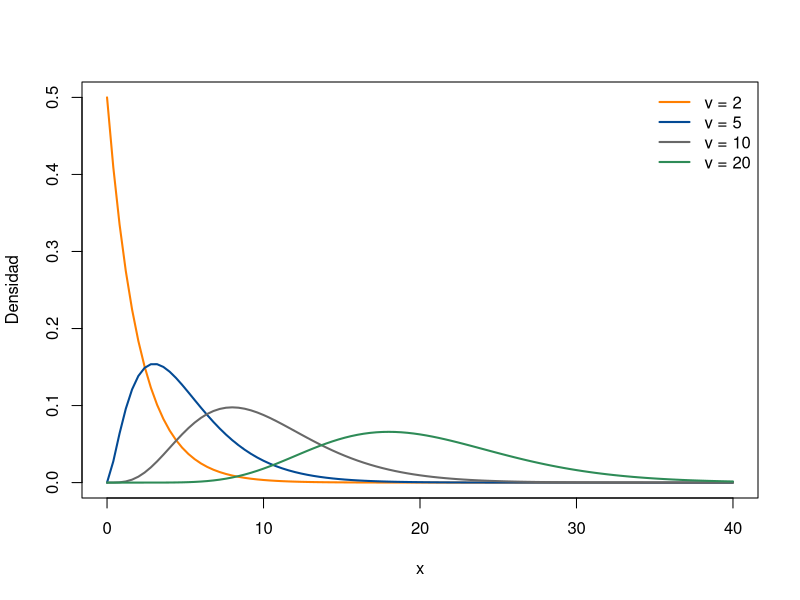
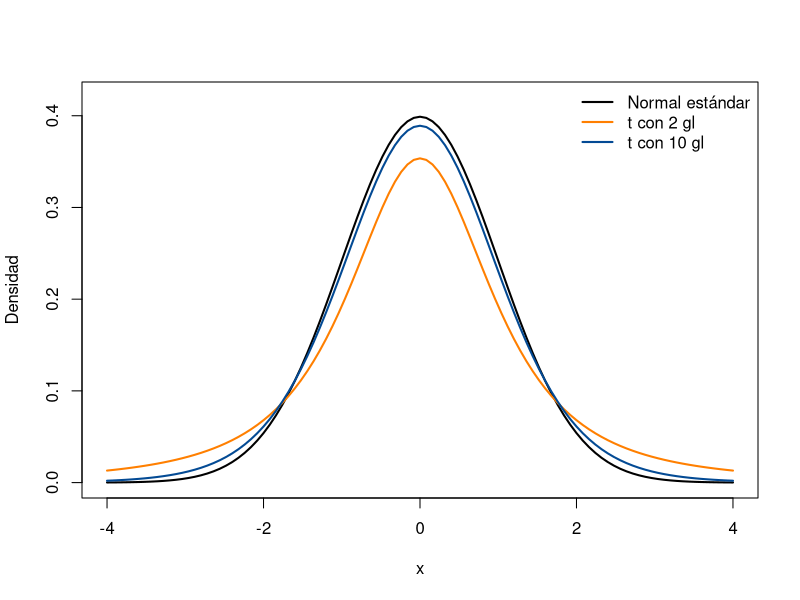

Write R code to recreate these figures, in order.
## ---- chunk 1
knitr::opts_chunk$set(echo = TRUE, message = FALSE, warning = FALSE, comment = NA, collapse = FALSE)
## ---- chunk 2
set.seed(2026)
medias_36 <- replicate(5000, mean(rexp(36, rate = 1/5)))
mean(medias_36)   # cerca de 5
sd(medias_36)     # cerca de 5 / 6 = 0.833
## ---- chunk 3
mean(medias_36 > 6)
## ---- chunk 4
pnorm(190, mean = 200, sd = 30 / sqrt(9))
## ---- chunk 5
gl <- c(2, 5, 10, 20)
colores <- c("#FF7F00", "#034A94", "#686868", "#2E8B57")
curve(dchisq(x, df = 2), 0, 40, col = colores[1], lwd = 2, ylim = c(0, 0.5), xlab = "x", ylab = "Densidad")
for (i in 2:4) curve(dchisq(x, df = gl[i]), add = TRUE, col = colores[i], lwd = 2)
legend("topright", paste("ν =", gl), col = colores, lwd = 2, bty = "n")
## ---- chunk 6
1 - pchisq(49 * 32.5 / 25, df = 49)
qchisq(0.95, df = 49)     # valor que solo supera el 5 % de las chi-cuadrado con 49 grados de libertad
## ---- chunk 7
set.seed(2026)
estadistico <- replicate(5000, 49 * var(rnorm(50, mean = 20, sd = 5)) / 25)
mean(estadistico)                  # cerca de 49, la media de la chi-cuadrado
mean(estadistico > 63.7)           # cerca de 0.077
## ---- chunk 8
curve(dnorm(x), -4, 4, lwd = 2, ylim = c(0, 0.42), xlab = "x", ylab = "Densidad")
curve(dt(x, df = 2), add = TRUE, col = "#FF7F00", lwd = 2)
curve(dt(x, df = 10), add = TRUE, col = "#034A94", lwd = 2)
legend("topright", c("Normal estándar", "t con 2 gl", "t con 10 gl"),
       col = c("black", "#FF7F00", "#034A94"), lwd = 2, bty = "n")
## ---- chunk 9
round(qt(0.975, df = c(5, 10, 30, 100)), 3)
round(qnorm(0.975), 3)
## ---- chunk 10
qf(0.95, df1 = 19, df2 = 29)
## ---- chunk 11
6 / sqrt(c(9, 36, 144))
## ---- chunk 12
1 - pnorm(175, mean = 172, sd = 7)              # una persona
1 - pnorm(175, mean = 172, sd = 7 / sqrt(25))   # media de 25 personas
## ---- chunk 13
set.seed(2026)
t_sim <- replicate(5000, { x <- rnorm(5, 10, 2); (mean(x) - 10) / (sd(x) / sqrt(5)) })
mean(abs(t_sim) > qt(0.975, df = 4))   # 2.776: cerca de 0.05
mean(abs(t_sim) > 1.96)                # bastante más que 0.05
